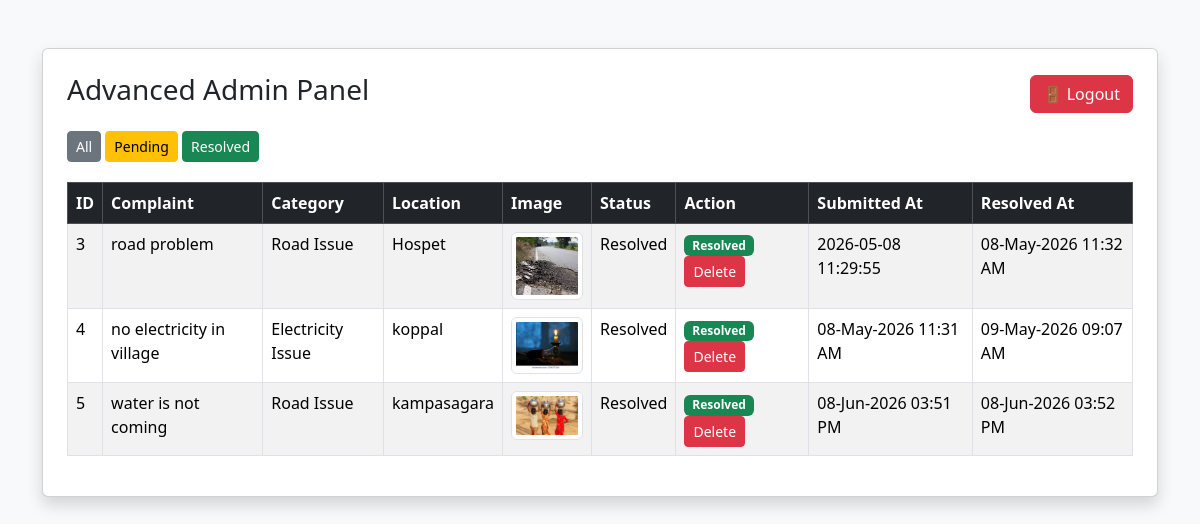
Page /admin?status=Resolved (signed in) on the committed database.
### tables this page shows
CREATE TABLE complaints (
        id INTEGER PRIMARY KEY AUTOINCREMENT,
        complaint_text TEXT,
        category TEXT,
        location TEXT,
        image TEXT,
        status TEXT DEFAULT 'Pending',
        submitted_at TEXT,
        resolved_at TEXT
    );

### app.py (the view)
@app.route("/admin")
def admin():
    if not session.get("admin"):
        return redirect("/login")
    status_filter = request.args.get("status")
    conn = sqlite3.connect("database.db")
    cursor = conn.cursor()
    if status_filter == "Pending":
        cursor.execute("SELECT * FROM complaints WHERE status='Pending'")
    elif status_filter == "Resolved":
        cursor.execute("SELECT * FROM complaints WHERE status='Resolved'")
    else:
        cursor.execute("SELECT * FROM complaints")
    data = cursor.fetchall()
    conn.close()
    return render_template("admin.html", data=data)

### templates/admin.html (shortened to what this page needs)
<!DOCTYPE html>
<html>
<head>
    <link href="https://cdn.jsdelivr.net/npm/bootstrap@5.3.2/dist/css/bootstrap.min.css" rel="stylesheet">
</head>
<body class="bg-light">
<div class="container mt-5">
    <div class="card shadow p-4">
         <div class="d-flex justify-content-between align-items-center mb-3">
    <h3>Advanced Admin Panel</h3>
    <a href="/logout" class="btn btn-danger">
        🚪 Logout
    </a>
</div>
        <div style="margin-bottom:20px;">
            <a href="/admin" class="btn btn-secondary btn-sm">All</a>
            <a href="/admin?status=Pending" class="btn btn-warning btn-sm">Pending</a>
            <a href="/admin?status=Resolved" class="btn btn-success btn-sm">Resolved</a>
        </div>
        <table class="table table-bordered table-striped">
            <thead class="table-dark">
                <tr>
                    <th>ID</th>
                    <th>Complaint</th>
                    <th>Category</th>
                    <th>Location</th>
                    <th>Image</th>
                    <th>Status</th>
                    <th>Action</th>
                    <th>Submitted At</th>
                    <th>Resolved At</th>
                </tr>
            </thead>
           <tbody>
{% for row in data %}
<tr>
    <td>{{ row[0] }}</td>
    <td>{{ row[1] }}</td>
    <td>{{ row[2] }}</td>
    <td>{{ row[3] }}</td>
   <td>
        {% if row[4] %}
            <img src="{{ url_for('static', filename='uploads/' + row[4]) }}"
                 width="80"
                 class="img-thumbnail"
                 style="cursor:pointer;"
                 data-img="{{ url_for('static', filename='uploads/' + row[4]) }}"
                 onclick="showImage(this)">
            {% else %}
                    <span class="text-muted">No Image</span>
        {% endif %}
    </td>
    <td>{{ row[5] }}</td>
    <td>
        {% if row[5] == "Pending" %}
            <a href="/resolve/{{ row[0] }}"
               class="btn btn-success btn-sm">
               Resolve
            </a>
        {% else %}
            <span class="badge bg-success">Resolved</span>
        {% endif %}
        <a href="/delete/{{ row[0] }}"
           class="btn btn-danger btn-sm"
           onclick="return confirm('Are you sure you want to delete this complaint?')">
           Delete
        </a>
    </td>
    <td>{{ row[6] }}</td>
    <td>{{ row[7] }}</td>
</tr>
{% endfor %}
</tbody>
        </table>
    </div>
</div>
</body>
</html>

### rows in the picture
complaints: id "3", complaint_text "road problem", category "Road Issue", location "Hospet", image (picture), status "Resolved", submitted_at "2026-05-08 11:29:55", resolved_at "08-May-2026 11:32 AM"
complaints: id "4", complaint_text "no electricity in village", category "Electricity Issue", location "koppal", image (picture), status "Resolved", submitted_at "08-May-2026 11:31 AM", resolved_at "09-May-2026 09:07 AM"
complaints: id "5", complaint_text "water is not coming", category "Road Issue", location "kampasagara", image (picture), status "Resolved", submitted_at "08-Jun-2026 03:51 PM", resolved_at "08-Jun-2026 03:52 PM"
